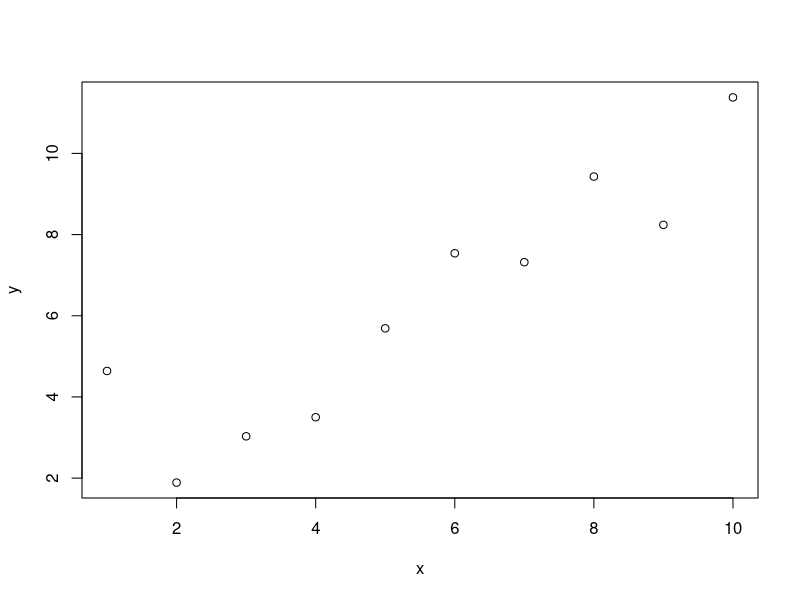
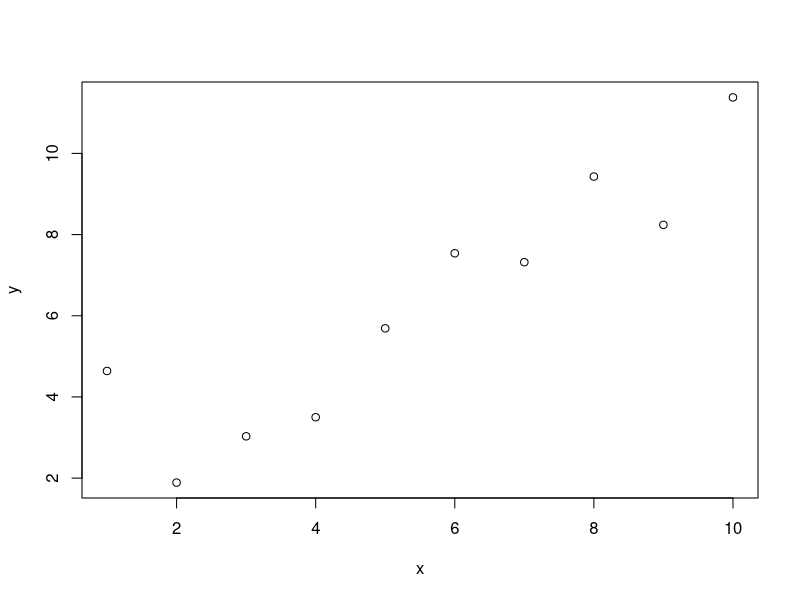

The R source for these figures, in order:
## ---- chunk 1
x<-1:10
y<-round(rnorm(10, x, 1), 2)
df<-data.frame(x,y)
## ---- chunk 2
plot(x,y)
## ---- chunk 3
plot(x,y)
